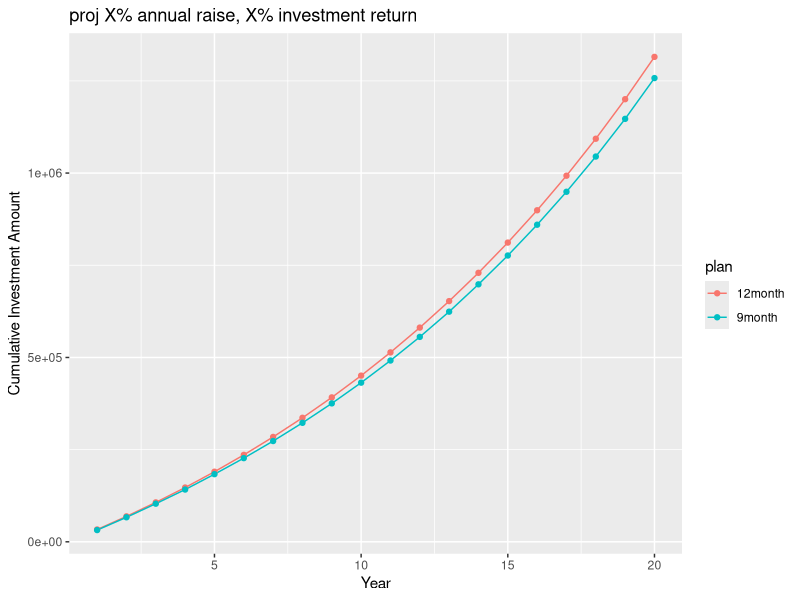
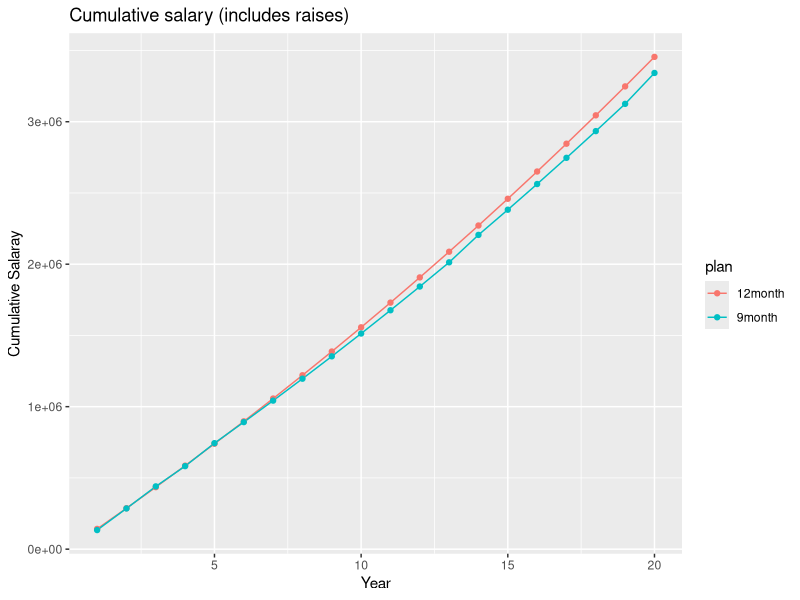

Generate these figures, in order, with R:
library(tidyverse)

rm(list = ls())

####################
#### STARTING POINT
####################
Sal.init.12=134000 #initial salary
annual.raise=2 #percent annual raise, estimated

############################################
# Adjustments if switching to 9 mo appt.
############################################
salary.reduction=2 #percent decrease in 12 mo salary if accepting 9 mo appt

raise.yr1.9mo=0 #percent raise in yr 1 if moving to 9 mo
raise.yr2.9mo=0 #percent raise in yr 2 if moving to 9 mo
raise.yr3.9mo=annual.raise #percent raise in yr 3 if moving to 9 mo. [originally had us going no-raise for 3 yrs]

# If you move to a 9 month appointment, you can try to get summer salary. 
# Here you can modify how many months of salary you get from grants in yrs 1-3 after switching
salary.grant.months.yr1=0 #9 mo only
salary.grant.months.yr2=1 #9 mo only
salary.grant.months.yr3=1 #9 mo only

#Your new 9 mo base salary 
Sal.1.9=Sal.init.12*(1+raise.yr1.9mo/100)*(1-(salary.reduction)/100) 
Sal.2.9=Sal.1.9*(1+raise.yr2.9mo/100)
Sal.3.9=Sal.2.9*(1+raise.yr3.9mo/100)

#new 9 month salary + summer any summer salary you get (calculated as 1/9 of base salary)
###QUESTION: should this be based on old 12 month salary or the new 9 month salary after any salary reductions?
###QUESTION: should summer salary be based on original salary or new 9 month salary????
Sal.1.9.with.summer=Sal.1.9+(Sal.init.12/9*salary.grant.months.yr1) # OR SHOULD YOU USE THE ORIGINAL 12 MONTH SALARY? 
Sal.2.9.with.summer=Sal.2.9+(Sal.1.9/9*salary.grant.months.yr2) 
Sal.3.9.with.summer=Sal.3.9+(Sal.2.9/9*salary.grant.months.yr3) 

################################
# FOR INVESTMENT PROJECTIONS
################################
annual.rate=8 #annual percent interest rate of investments (estimate)
years_to_project<-20  #for projections of future salary
prob=0.20 #prob of having summer salary in years 4-24
actual_summer_salary_funded<-1 #how many months of summer salary are you tryying to get each summer in the projections () 





######################################################################################
## STAY AT 12 MONTH APPOINBTMENT: Salary and investments after 1st 3 years
######################################################################################

# DO NOT CHANGE THIS!
rate=annual.rate/12 #we are compounfing monthly so divide annual rate by 12
n=12 # no of months projecting we are doing this we are doing 3 annual projections to see amount after 36 months 

# Total investment at the end of 36 mos (principal + Interest): retain 12 month salary & raises
# YEAR 1
Sal.1.12=Sal.init.12*(1+annual.raise/100)
P1.12=(Sal.1.12/12)*0.0514 #amount of monthly deposit = monthly salary * percent placed in investment account

# This code creates a vector, prin with the principle at the beginning of each period, 
# and then a vector int containing the interest earned in that period. 
prin1.12 <- P1.12 * (1+rate/100)^(0:(n-1))
int1.12  <- prin1.12 * rate/100
totalInt.1.12 <- sum(int1.12)
Invest.proj.1.12<-totalInt.1.12+sum(prin1.12)

# YEAR 2
Sal.2.12=Sal.1.12*(1+annual.raise/100)
P2.12=(Sal.2.12/12)*0.0514 #amount of monthly deposit = monthly salary * percent placed in investment account

prin2.12 <- (P2.12) * (1+rate/100)^(0:(n-1))
int2.12  <- prin2.12 * rate/100
totalInt.2.12 <- sum(int2.12)

carry.forward.2.12<-Invest.proj.1.12*(1+rate/100)^(0:(n-1))
carry.forward.2.12<-carry.forward.2.12[12]
Invest.proj.2.12<-sum(prin2.12)+totalInt.2.12+carry.forward.2.12

# YEAR 3
Sal.3.12=Sal.2.12*(1+annual.raise/100)
P3.12=(Sal.2.12/12)*0.0514 #amount of monthly deposit = monthly salary * percent placed in investment account

prin3.12 <- (P3.12) * (1+rate/100)^(0:(n-1))
int3.12  <- prin3.12 * rate/100
totalInt.3.12 <- sum(int3.12)

carry.forward.3.12<-Invest.proj.2.12*(1+rate/100)^(0:(n-1))
carry.forward.3.12<-carry.forward.3.12[12]
Invest.proj.3.12<-sum(prin3.12)+totalInt.3.12+carry.forward.3.12

# TOTAL after 36 months
Invest.proj.3.12

######################################################################################
## SWITCH TO A 9 MONTH  APPOINBTMENT: Salary and investments after 1st 3 years
######################################################################################

# Total investment at the end of 36 mos (principal + Interest): 9 month salary with raises

# YEAR 1
#amount of monthly deposit = monthly salary * percent placed in investment account
P1.9=(Sal.1.9/12)*0.0514 

# This code creates a vector, prin with the principle at the beginning of each period, 
# and then a vector int containing the interest earned in that period. 
prin1.9 <- P1.9 * (1+rate/100)^(0:(n-1))
int1.9  <- prin1.9 * rate/100
totalInt.1.9 <- sum(int1.9)

Invest.proj.1.9<-sum(prin1.9)+totalInt.1.9
Invest.proj.1.9

# YEAR 2
#amount of monthly deposit = monthly salary * percent placed in investment account
P2.9=(Sal.2.9/12)*0.0514 
# This code creates a vector, prin with the principle at the beginning of each period, 
# and then a vector int containing the interest earned in that period. 
prin2.9 <- (P2.9) * (1+rate/100)^(0:(n-1))
int2.9  <- prin2.9 * rate/100
totalInt.2.9 <- sum(int2.9)

carry.forward.2.9<-Invest.proj.1.9*(1+rate/100)^(0:(n-1))
carry.forward.2.9<-carry.forward.2.9[12]
Invest.proj.2.9<-sum(prin2.9)+totalInt.2.9+carry.forward.2.9
Invest.proj.2.9

# YEAR 3
#amount of monthly deposit = monthly salary * percent placed in investment account
P3.9=(Sal.3.9/12)*0.0514 
# This code creates a vector, prin with the principle at the beginning of each period, 
# and then a vector int containing the interest earned in that period. 
prin3.9 <- (P3.9) * (1+rate/100)^(0:(n-1))
int3.9<- prin3.9 * rate/100
totalInt.3.9 <- sum(int3.9)

carry.forward.3.9<-Invest.proj.2.9*(1+rate/100)^(0:(n-1))
carry.forward.3.9<-carry.forward.3.9[12]
Invest.proj.3.9<-sum(prin3.9)+totalInt.3.9+carry.forward.3.9


######################################################################################
## SUMMARY OF SALARY AND INVESTMENT after 1st 3 years
######################################################################################
# 12 Month
Invest.proj.3.12 #retirement investment after 3 years on 12 mo appt
Sal.3.12 #salary at end of 3 years on 12 mo appt
# 9 Month
Invest.proj.3.9 #retirement investment after 3 years on 9 mo appt
Sal.3.9 #salary at end of 3 years on 9 mo appt


######################################################################################
## NOW PROJECT 20 YEARS INTO THE FUTURE AFTER THE INITIAL 3 YERAS PASS: STAY 12 MO
######################################################################################
Base_Salary<-Sal.3.12
carry.forward<-Invest.proj.3.12

investment_return <- function(x,y,z) {
  data<-as.data.frame(seq(1:years_to_project))
  data$salary<-NA
  # data$carry.forward<-NA
  # data$totalInt.proj<-NA
  data$Invest.proj<-NA
  data$InvestmentReturn<-NA
  data$summer_salary<-NA
  data$total_salary<-NA
  data$InvestmentReturn_cumulative<-NA
  
  for (i in 1:z) {
    
    
    summer_salary<-Base_Salary/12*rbinom(length(prob), size = 1, prob=0) #QUESTION THIS SHOULD BE 9 or 12??!!!
    actual_summer_salary_funded<-0 #You can calibrate how much you get (i.e., ask for 50% of salary or 100% of salary, etc.)
    total_salary<-Base_Salary+(summer_salary*actual_summer_salary_funded)
    data$total_salary[i]<-total_salary
    Projections=((total_salary)/12)*0.0514 #amount of monthly deposit = monthly salary * percent placed in investment account
    prin.proj <- Projections*(1+rate/100)^(0:(n-1))
    
    carry.forward<-carry.forward*(1+rate/100)^(0:(n-1))
    carry.forward<-carry.forward[12]
    int.proj  <- prin.proj * rate/100
    totalInt.proj <- sum(int.proj)
    Invest.proj<-sum(prin.proj)+carry.forward+totalInt.proj #Principal+Interest
    data$Invest.proj[i]<-Invest.proj
    data$year[i]
    data$salary[i]<-Base_Salary
    data$summer_salary[i]<-summer_salary
    # data$carry.forward[i]<-carry.forward
    # data$totalInt.proj[i]<-totalInt.proj
    data$InvestmentReturn[i]<-Invest.proj
    Base_Salary<-Base_Salary*(1+annual.raise/100)
    next
  }
  data[,"InvestmentReturn_cumulative"] <- cumsum(data$InvestmentReturn)
  data[,"BaseSalary_cumulative"] <- cumsum(data$salary)
  data[,"TotalSalary_cumulative"] <- cumsum(data$total_salary)
  data[,"plan"] <- "12month"
  # ReturnList <- list("Projected.Investment.Return" = Invest.proj, "Salary" = Base_Salary.end.yr3)
  return(data)
  # return(ReturnList)
  
}
projections.12mos<-investment_return(Base_Salary,carry.forward,years_to_project)
projections.12mos



######################################################################################
## NOW PROJECT 20 YEARS INTO THE FUTURE AFTER THE INITIAL 3 YERAS PASS: SWITCH TO 9 MO
######################################################################################

Base_Salary<-Sal.3.9   #WHAT SHOULD YOU CONSIDER BASE SALARY FOR 9 mos WHEN SIMULATING FORWARD?  
carry.forward<-Invest.proj.3.9

investment_return <- function(x,y,z) {
  data<-as.data.frame(seq(1:years_to_project))
  data$salary<-NA
  # data$carry.forward<-NA
  # data$totalInt.proj<-NA
  data$Invest.proj<-NA
  data$InvestmentReturn<-NA
  data$summer_salary<-NA
  data$total_salary<-NA
  data$InvestmentReturn_cumulative<-NA
  
  for (i in 1:z) {
    
    
    summer_salary<-Base_Salary/9*rbinom(length(prob), size = 1, prob=prob) #QUESTION THIS SHOULD BE 9 or 12??!!!
    total_salary<-Base_Salary+(summer_salary*actual_summer_salary_funded)
    data$total_salary[i]<-total_salary
    Projections=((total_salary)/12)*0.0514 #amount of monthly deposit = monthly salary * percent placed in investment account
    prin.proj <- Projections*(1+rate/100)^(0:(n-1))
    
    carry.forward<-carry.forward*(1+rate/100)^(0:(n-1))
    carry.forward<-carry.forward[12]
    int.proj  <- prin.proj * rate/100
    totalInt.proj <- sum(int.proj)
    Invest.proj<-sum(prin.proj)+carry.forward+totalInt.proj #Principal+Interest
    data$Invest.proj[i]<-Invest.proj
    data$year[i]
    data$salary[i]<-Base_Salary
    data$summer_salary[i]<-summer_salary
    # data$carry.forward[i]<-carry.forward
    # data$totalInt.proj[i]<-totalInt.proj
    data$InvestmentReturn[i]<-Invest.proj
    Base_Salary<-Base_Salary*(1+annual.raise/100)
    next
  }
  data[,"InvestmentReturn_cumulative"] <- cumsum(data$InvestmentReturn)
  data[,"BaseSalary_cumulative"] <- cumsum(data$salary)
  data[,"TotalSalary_cumulative"] <- cumsum(data$total_salary)
  data[,"plan"] <- "9month"
  # ReturnList <- list("Projected.Investment.Return" = Invest.proj, "Salary" = Base_Salary.end.yr3)
  return(data)
  # return(ReturnList)
  
}
projections.9mos<-investment_return(Base_Salary,carry.forward,years_to_project)
projections.9mos



######################################################################################
## VISUALIZATION YRS 4-24
######################################################################################

DATA<-bind_rows(projections.12mos,projections.9mos)
DATA<-DATA %>% rename("year"="seq(1:years_to_project)")
DATA$plan<-as.factor(DATA$plan)
str(DATA)

# CUMULATIVE INVESTMNET TOTAL OVER TIME

plot.proj.invest<-ggplot(data=DATA, aes(x=year, y=(InvestmentReturn_cumulative), group=plan,colour=plan)) +
  geom_line() +
  geom_point() +
  ylab("Cumulative Investment Amount") + xlab("Year") +
  ggtitle("proj X% annual raise, X% investment return")
plot.proj.invest

# CUMULATIVE SALARY TOTAL OVER TIME

plot.proj.cum.sal<-ggplot(data=DATA, aes(x=year, y=(TotalSalary_cumulative), group=plan,colour=plan)) +
  geom_line() +
  geom_point() +
  ylab("Cumulative Salaray") + xlab("Year") +
  ggtitle("Cumulative salary (includes raises)")
plot.proj.cum.sal


######################################################################################
## IS T WORTH IT? NET DIFF IN $
######################################################################################

# stay 12: DIFF IN CUMULATIVE SALARY  
sal.diff.cum<-projections.12mos$TotalSalary_cumulative[years_to_project]-projections.9mos$TotalSalary_cumulative[years_to_project]

# stay 12: DIFF IN CUMULATIVE INVEST  
inv.diff.cum<-projections.12mos$InvestmentReturn_cumulative[years_to_project]-projections.9mos$InvestmentReturn_cumulative[years_to_project]


# Net if stay 12
net.diff.cum<-sal.diff.cum+inv.diff.cum
net.diff.cum #NEGATIVE VALUES INDICATE "COST" ($ LOSS) OF STAYING AS 12 MONTH
